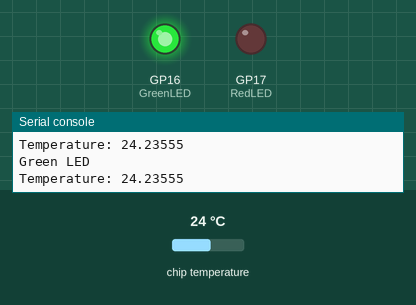
The program below on a simulated Raspberry Pi Pico running MicroPython. On the bench: output pins drawn as LEDs (lit = HIGH), the last lines printed to the serial console. The inputs (shaded band) are chosen by the test bench; at power-on: chip temperature 24 °C.

Above: at 1.2 s.
1.3 s: chip temperature set to 22 °C
At 2.5 s:
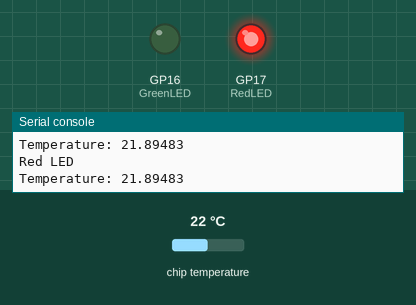
3.5 s: chip temperature set to 34 °C
At 5.2 s:
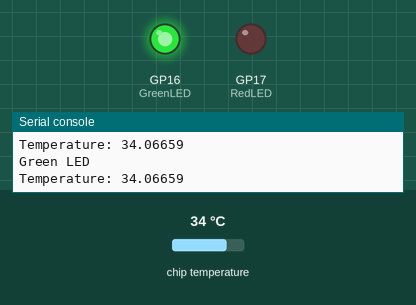
5.5 s: chip temperature set to 1 °C
At 6.9 s:
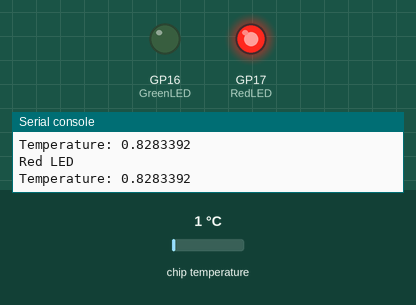
Timing chart, 0 to 8.5 s (numbered marks = the images above; inputs shaded):
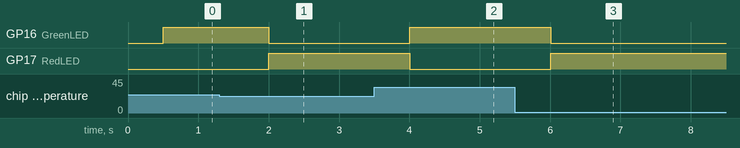

Measured:
- the behaviour switches between 24 and 23 °C on chip temperature (found by bisection; images 0 and 1)
- after the input at 1.3 s, GP16 (GreenLED): HIGH → LOW after 0.70 s; GP17 (RedLED): LOW → HIGH after 0.70 s
- after the input at 3.5 s, GP16 (GreenLED): LOW → HIGH after 0.50 s; GP17 (RedLED): HIGH → LOW after 0.50 s
- after the input at 5.5 s, GP16 (GreenLED): HIGH → LOW after 0.51 s; GP17 (RedLED): LOW → HIGH after 0.51 s

The program:

05-Temperature_Sensor_RedLED_GreenLED.py
```python
import machine								# import machine to make use of pins
import utime								# import to allow python to sleep
from machine import Pin

GreenLED = Pin(16, Pin.OUT)					# make pin 16 be the green led pin, output pin
RedLED = Pin(17, Pin.OUT)					# make pin 17 be the red led pin, output pin

tempsensor = machine.ADC(4)					# set sensor to pin 4 analogue to digital
conversion_factor = 3.3 / (65535)			# divide the 3.3v by 16-bits

while True:													# while loop to run forever
    reading = tempsensor.read_u16() * conversion_factor 	# read value from sensor 16-bits
    # print("Reading:",reading)
    temperature = 27 - (reading - 0.706)/0.001721			# convert value read to normal celcius
    print("Temperature:",temperature)						# show the value
    utime.sleep(0.5)										# pause for 0.5 seconds

    if temperature >=23:									# check temp is above or equal to 23
        print("Green LED")									# print message to shell
        GreenLED.high()										# turn the green led on
        RedLED.low()										# turn the red led off

    elif temperature<23:									# check temp is below 23
        print("Red LED")									# print message to shell
        RedLED.high()										# turn red led on
        GreenLED.low()										# turn green led off

    else:													# catch anything els ei have not thought of
        print("No LED. Error.")
```
